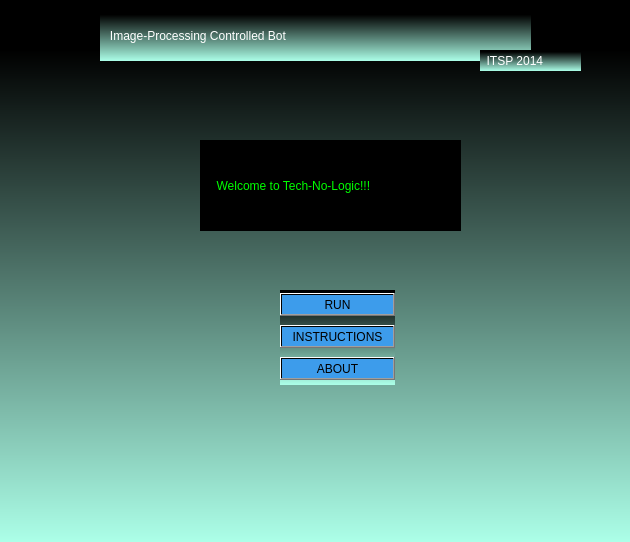
<?xml version="1.0" encoding="UTF-8"?>
<ui version="4.0">
 <class>Form</class>
 <widget class="QWidget" name="Form">
  <property name="geometry">
   <rect>
    <x>0</x>
    <y>0</y>
    <width>630</width>
    <height>542</height>
   </rect>
  </property>
  <property name="windowTitle">
   <string>Form</string>
  </property>
  <property name="styleSheet">
   <string notr="true">background-color: qlineargradient(spread:pad, x1:1, y1:0, x2:1, y2:1, stop:0 rgba(0, 0, 0, 255), stop:1 rgba(255, 139, 139, 255));
background-color: qlineargradient(spread:pad, x1:1, y1:0.0909091, x2:1, y2:1, stop:0 rgba(0, 0, 0, 255), stop:1 rgba(172, 255, 232, 255));</string>
  </property>
  <widget class="QLabel" name="label">
   <property name="geometry">
    <rect>
     <x>100</x>
     <y>10</y>
     <width>431</width>
     <height>51</height>
    </rect>
   </property>
   <property name="styleSheet">
    <string notr="true">font: 75 16pt &quot;Serif&quot;;
font: 18pt &quot;Sans Serif&quot;;
color: rgb(255, 255, 255);
</string>
   </property>
   <property name="text">
    <string>   Image-Processing Controlled Bot</string>
   </property>
  </widget>
  <widget class="QLabel" name="label_2">
   <property name="geometry">
    <rect>
     <x>480</x>
     <y>50</y>
     <width>101</width>
     <height>21</height>
    </rect>
   </property>
   <property name="styleSheet">
    <string notr="true">color: rgb(255, 255, 255);
font: italic 14pt &quot;Sans Serif&quot;;
font: italic 12pt &quot;Sans Serif&quot;;</string>
   </property>
   <property name="text">
    <string>  ITSP 2014</string>
   </property>
  </widget>
  <widget class="QLabel" name="label_3">
   <property name="geometry">
    <rect>
     <x>200</x>
     <y>140</y>
     <width>261</width>
     <height>91</height>
    </rect>
   </property>
   <property name="styleSheet">
    <string notr="true">background-color: rgb(0, 0, 0);
font: 12pt &quot;Serif&quot;;
color: rgb(0, 255, 0);</string>
   </property>
   <property name="text">
    <string>     Welcome to Tech-No-Logic!!!</string>
   </property>
  </widget>
  <widget class="QWidget" name="layoutWidget">
   <property name="geometry">
    <rect>
     <x>280</x>
     <y>290</y>
     <width>115</width>
     <height>95</height>
    </rect>
   </property>
   <layout class="QVBoxLayout" name="verticalLayout">
    <item>
     <widget class="QPushButton" name="pushButton">
      <property name="styleSheet">
       <string notr="true">background-color: qlineargradient(spread:pad, x1:0, y1:0, x2:1, y2:0, stop:1 rgba(61, 156, 235, 255));
color: rgb(0, 0, 0);</string>
      </property>
      <property name="text">
       <string>RUN</string>
      </property>
     </widget>
    </item>
    <item>
     <widget class="QPushButton" name="pushButton_2">
      <property name="styleSheet">
       <string notr="true">background-color: qlineargradient(spread:pad, x1:0, y1:0, x2:1, y2:0, stop:1 rgba(61, 156, 235, 255));
color: rgb(0, 0, 0);</string>
      </property>
      <property name="text">
       <string>INSTRUCTIONS</string>
      </property>
     </widget>
    </item>
    <item>
     <widget class="QPushButton" name="pushButton_3">
      <property name="styleSheet">
       <string notr="true">background-color: qlineargradient(spread:pad, x1:0, y1:0, x2:1, y2:0, stop:1 rgba(61, 156, 235, 255));
color: rgb(0, 0, 0);</string>
      </property>
      <property name="text">
       <string>ABOUT</string>
      </property>
     </widget>
    </item>
   </layout>
  </widget>
 </widget>
 <resources/>
 <connections/>
</ui>
